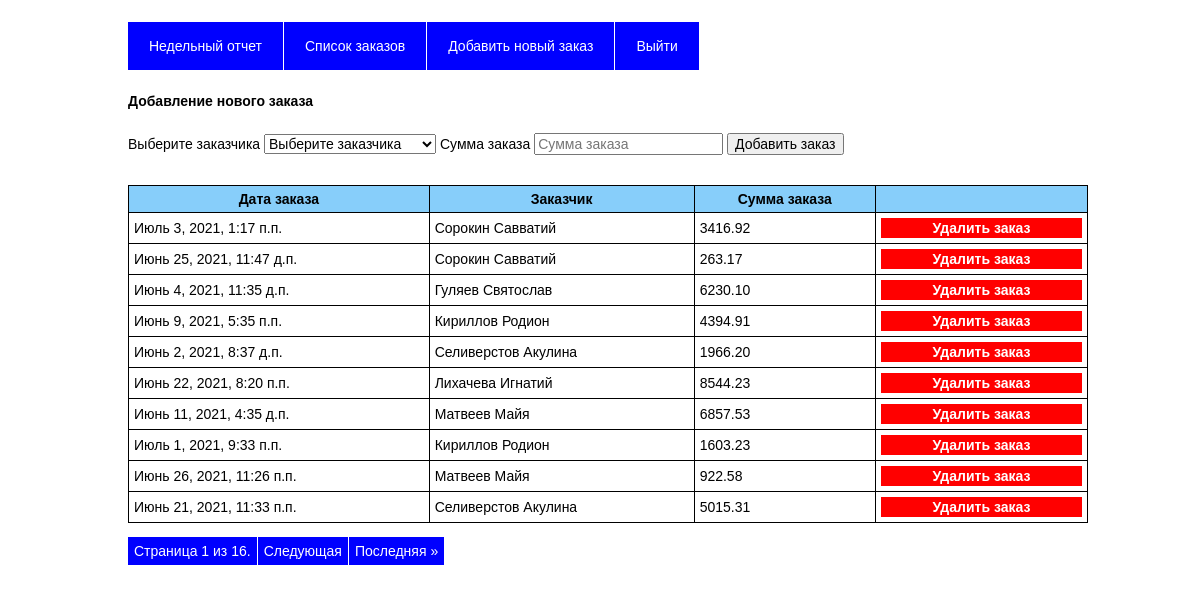
The page /my_orders/ (signed in) on the database its author committed.
### orders/models.py (models this page shows, shortened)
class Order(models.Model):
    client_id = models.ForeignKey(User, on_delete=models.CASCADE, verbose_name='Заказчик', blank=True)
    date_order = models.DateTimeField(verbose_name='Дата заказа')
    total = models.DecimalField(verbose_name='Сумма заказа', decimal_places=2, max_digits=100)
    class Meta:
        verbose_name = 'Заказ'
        verbose_name_plural = 'Заказы'
        ordering = ("-date_order", "id")

### orders/views.py (the view, shortened to what this page needs)
# urls.py: path('my_orders/', views.my_orders, name='my_orders'),
def my_orders(request) -> HttpResponse:
    if not request.user.is_authenticated:
        return redirect('home')
    if not request.user.is_staff:
        return redirect('logout')
    dataOrders: Order = Order.objects.all().order_by('id')
    users: User = User.objects.filter(groups__name='Заказчики').order_by("last_name", "first_name")
    paginator = Paginator(dataOrders, 10)
    page_number = request.GET.get('page')
    page_obj = paginator.get_page(page_number)
    return render(request, 'orders/my_orders.html', {"users": users, 'page_obj': page_obj,
                                                     "data_orders": dataOrders, "active_page":"my_orders"})

### orders/templates/orders/my_orders.html (shortened to what this page needs)
{% extends 'orders/base.html' %}
{% block main %}
<div>
    <h5>Добавление нового заказа</h5>
    <form method="post" action="{% url 'my_orders' %}" name="test">
        <label for="user">Выберите заказчика</label>
        <select id="user" name="user" required>
            <option>Выберите заказчика</option>
        </select>
        <label for="total_order">Сумма заказа</label>
        <input type="number"  step="0.01" placeholder="Сумма заказа" name="total_order" id="total_order" required>
        <input type="submit" value="Добавить заказ">
    </form>
</div>
<div style="margin-top:30px;">
    <table cellpadding="5" cellspacing="10" border="1">
        <thead>
            <tr>
                <th>Дата заказа</th>
                <th>Заказчик</th>
                <th>Сумма заказа</th>
                <th></th>
            </tr>
        </thead>
        <tbody>
            {% for order in page_obj %}
            <tr>
                <td>{{ order.date_order }}</td>
                <td>{{ order.client_id.last_name }} {{ order.client_id.first_name }}</td>
                <td>{{ order.total }}</td>
                <td>
                    <form action="{% url 'my_orders' %}" method="post">
                        <input type="submit" class="btn-delete" value="Удалить заказ">
                    </form>
                </td>
            </tr>
            {% endfor %}
        </tbody>
    </table>
    <div>
        <ul class="pagination">
            <li><a>Страница {{ page_obj.number }} из {{ page_obj.paginator.num_pages }}.</a></li>
            {% if page_obj.has_next %}
            <li><a href="{% url 'my_orders' %}?page={{ page_obj.next_page_number }}">Следующая</a></li>
            <li><a href="{% url 'my_orders' %}?page={{ page_obj.paginator.num_pages }}">Последняя &raquo;</a></li>
            {% endif %}
        </ul>
    </div>
</div>
{% endblock %}

### orders/templates/orders/base.html (shortened to what this page needs)
<!doctype  html>
{% load static %}
<html lang="ru">
  <head>
  </head>
  <body>
    <div id="wrapper">
      <div id="inner">
          {% include "orders/shortcode/menu.html" %}
      </div>
      <div id="inner">
        <div  class="content">
            {% block main %}{% endblock %}
        </div>
      </div>
    </div>
  </body>
</html>

### orders/templates/orders/shortcode/menu.html
<ul class="navigation">
    <li><a href="{% url 'home' %}">Недельный отчет</a></li>
    {% if user.is_authenticated %}
        <li><a href="{% url 'my_orders' %}">Список заказов</a></li>
        {% if active_page == "my_orders" %}
        <li><a class="add_order-open">Добавить новый заказ</a></li>
        {% endif %}
        <li><a href="{% url 'logout' %}">Выйти</a></li>
    {% else %}
        <li><a href="{% url 'login' %}">Личный кабинет</a></li>
    {% endif %}
</ul>

### orders/templates/orders/base.html (style rules this page uses)
* { font-family: Verdana, Arial, Helvetica, sans-serif; font-size: 14px; }
body { width: 100%; }
#wrapper { margin-left:auto; margin-right:auto; height:auto; width:auto; }
#inner { float:left; width:80%; margin-left:10%; margin-right:10%; }
.btn-delete { background: red; color: white; border: 1px solid red; width:100%; font-weight: bold }
table { border: 1px solid black; width: 100%; border-collapse: collapse; }
th { background: LightSkyBlue; font-weight: bold; border-bottom: 1px solid black; }
.navigation { list-style: none; width: auto; padding: 0px; }
.navigation li { float: left; margin-right: 1px; font-family: Verdana, Arial, Helvetica, sans-serif; font-size: 18px; }
.navigation li a { display: block; padding: 15px 20px; background: blue; color: white; text-decoration: none; position: relative; border: 1px solid blue; }
.pagination { list-style: none; width: auto; padding: 0px; }
.pagination li { float: left; margin-right: 1px; }
.pagination li a { display: block; padding: 5px; background: blue; color: white; text-decoration: none; position: relative; border: 1px solid blue; }

### rows shown on the page
Order: date_order "Июль 3, 2021, 1:17 п.п.", client_id.last_name "Сорокин", client_id.first_name "Савватий", total "3416.92"
Order: date_order "Июнь 25, 2021, 11:47 д.п.", client_id.last_name "Сорокин", client_id.first_name "Савватий", total "263.17"
Order: date_order "Июнь 4, 2021, 11:35 д.п.", client_id.last_name "Гуляев", client_id.first_name "Святослав", total "6230.10"
Order: date_order "Июнь 9, 2021, 5:35 п.п.", client_id.last_name "Кириллов", client_id.first_name "Родион", total "4394.91"
Order: date_order "Июнь 2, 2021, 8:37 д.п.", client_id.last_name "Селиверстов", client_id.first_name "Акулина", total "1966.20"
Order: date_order "Июнь 22, 2021, 8:20 п.п.", client_id.last_name "Лихачева", client_id.first_name "Игнатий", total "8544.23"
Order: date_order "Июнь 11, 2021, 4:35 д.п.", client_id.last_name "Матвеев", client_id.first_name "Майя", total "6857.53"
Order: date_order "Июль 1, 2021, 9:33 п.п.", client_id.last_name "Кириллов", client_id.first_name "Родион", total "1603.23"
Order: date_order "Июнь 26, 2021, 11:26 п.п.", client_id.last_name "Матвеев", client_id.first_name "Майя", total "922.58"
Order: date_order "Июнь 21, 2021, 11:33 п.п.", client_id.last_name "Селиверстов", client_id.first_name "Акулина", total "5015.31"

### other values the page prints
{{ page_obj.number }} "1"
{{ page_obj.paginator.num_pages }} "16"
